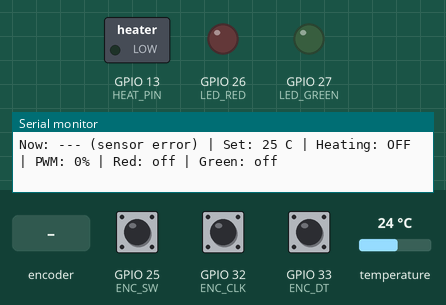
The sketch below on a simulated ESP32. Shown: switched loads named in the sketch (green lamp = pin HIGH), output pins drawn as LEDs (lit = HIGH), the last lines printed to the serial monitor. Dashed ring = blinking. Inputs (shaded band) come from the test bench; at power-on: GPIO 25 (ENC_SW) HIGH, temperature 24 °C, GPIO 32 (ENC_CLK) HIGH, GPIO 33 (ENC_DT) HIGH.

Above: at 1.2 s.
1.3 s: GPIO 25 (ENC_SW) pulled LOW for 0.15 s
At 2.8 s:
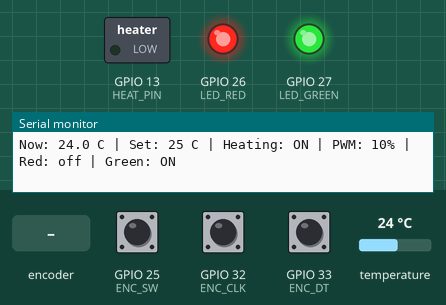
4.8 s: temperature set to 23.2 °C
8.3 s: temperature set to 22.1 °C
At 9.16 s:
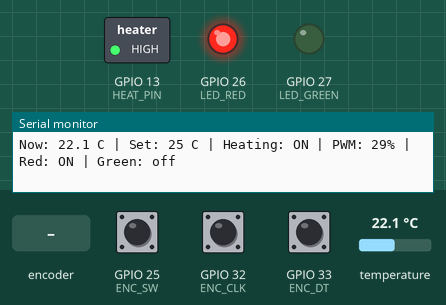
11.8 s: rotary encoder on GPIO 32 (ENC_CLK) / GPIO 33 (ENC_DT) turned 2 steps (second pin leading)
At 12.5 s:
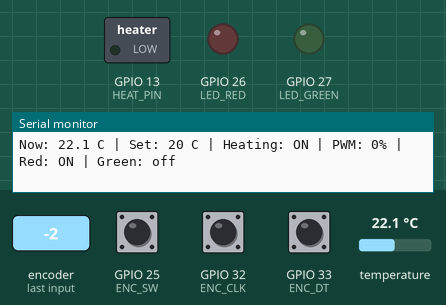
Timing chart, 0 to 14.8 s (numbered marks = the images above; inputs shaded):
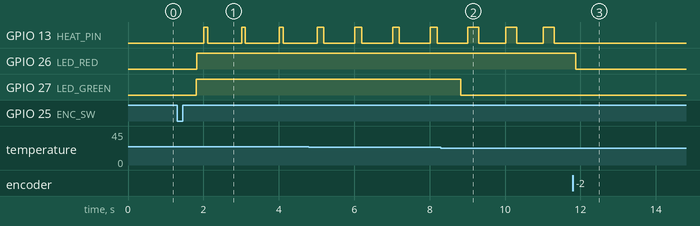

Measured:
- the behaviour switches between 22.5 and 22.4 °C on temperature (found by bisection; images 1 and 2)
- after the input at 1.3 s, GPIO 13 (HEAT_PIN): alternates HIGH for 0.10 s and LOW for 0.90 s, starting after 0.72 s; GPIO 26 (LED_RED): LOW → HIGH after 0.52 s; GPIO 27 (LED_GREEN): LOW → HIGH after 0.51 s
- after the input at 8.3 s, GPIO 27 (LED_GREEN): HIGH → LOW after 0.53 s
- after the input at 11.8 s, GPIO 13 (HEAT_PIN): stops changing and stays LOW; GPIO 26 (LED_RED): HIGH → LOW after 0.08 s

The sketch:

iwanttoeatsensor.ino
```cpp
#include <OneWire.h>                                // библиотека протокола 1-Wire
#include <DallasTemperature.h>                      // библиотека датчиков DS18B20

#define ENC_CLK        32                           // пин CLK энкодера (выход A)
#define ENC_DT         33                           // пин DT энкодера (выход B)
#define ENC_SW         25                           // пин SW энкодера (кнопка)
#define ENC_DIR        -1                           // направление вращения: если крутится не туда, поставь 1

#define ONE_WIRE_PIN   4                            // пин данных DS18B20 (с подтяжкой 4.7k к 3.3V)

#define LED_RED        26                           // пин красного светодиода (через резистор 330 Ω)
#define LED_GREEN      27                           // пин зелёного светодиода (через резистор 330 Ω)
#define HEAT_PIN       13                           // выход ШИМ для твердотельного реле (SSR)

#define TEMP_MIN       20                           // минимальная уставка температуры, °C (для теста; по заданию 120)
#define TEMP_MAX       35                           // максимальная уставка температуры, °C (для теста; по заданию 220)
#define TEMP_STEP      5                            // шаг изменения уставки, °C
#define TEMP_START     25                           // стартовая уставка при включении, °C (для теста; по заданию 150)
#define TEMP_TOL       2.0                          // допуск «температура в норме», °C (для теста ±2; по заданию ±5)
#define TEMP_HYST      0.5                          // гистерезис зелёного, °C (чтобы светодиод не мигал на границе)

#define PWM_GAIN       10.0                         // мощность в % на каждый градус ошибки (для теста 10; по заданию 2.0)
#define PWM_PERIOD_MS  1000                         // период медленного ШИМ для SSR, мс (окно 1 секунда)

OneWire oneWire(ONE_WIRE_PIN);                      // объект шины 1-Wire на выбранном пине
DallasTemperature sensors(&oneWire);                // объект работы с датчиками температуры

int setPoint = TEMP_START;                          // текущая заданная температура, °C
bool heatingOn = false;                             // нагрев включён или нет (после старта всегда выключен)
float currentTemp = 0.0;                            // последняя измеренная температура, °C
bool sensorOk = false;                              // true, если датчик отвечает и значение корректное
bool redOn = false;                                 // состояние красного светодиода (идёт нагрев)
bool greenOn = false;                               // состояние зелёного светодиода (температура в норме)
float dutyPercent = 0.0;                            // текущая мощность нагрева, 0..100 %
bool heatPinState = false;                          // текущее состояние выхода ШИМ (включён или выключен)
unsigned long pwmWindowStart = 0;                   // время начала текущего окна ШИМ

const int8_t encTable[16] = {0, 1, -1, 0, -1, 0, 0, 1, 1, 0, 0, -1, 0, -1, 1, 0}; // таблица декодирования квадратурного сигнала
uint8_t encState = 0;                               // предыдущее и текущее состояние пинов CLK и DT
int8_t encAccum = 0;                                // накопитель шагов (на один щелчок приходится 4 шага)

void printStatus() {                                // вывод текущего состояния в монитор порта
  if (sensorOk) {                                   // если датчик работает
    Serial.printf("Now: %.1f C | Set: %d C | Heating: %s | PWM: %.0f%% | Red: %s | Green: %s\n", currentTemp, setPoint, heatingOn ? "ON" : "OFF", dutyPercent, redOn ? "ON" : "off", greenOn ? "ON" : "off"); // температура, уставка, нагрев, мощность, светодиоды
  } else {                                          // если датчик не отвечает
    Serial.printf("Now: --- (sensor error) | Set: %d C | Heating: %s | PWM: %.0f%% | Red: %s | Green: %s\n", setPoint, heatingOn ? "ON" : "OFF", dutyPercent, redOn ? "ON" : "off", greenOn ? "ON" : "off"); // ошибка датчика вместо температуры
  }
}

void computeDuty() {                                // расчёт мощности нагрева по ошибке температуры
  if (!heatingOn || !sensorOk) {                    // если нагрев выключен или датчик не отвечает
    dutyPercent = 0.0;                              // мощность ноль (безопасность)
    return;                                         // дальше считать нечего
  }
  float err = setPoint - currentTemp;               // ошибка: сколько градусов не хватает до уставки
  float d = err * PWM_GAIN;                         // мощность пропорциональна ошибке
  if (d < 0.0) d = 0.0;                             // выше уставки нагрев не включаем
  if (d > 100.0) d = 100.0;                         // больше 100 % быть не может
  dutyPercent = d;                                  // запоминаем рассчитанную мощность
}

void updatePwm() {                                  // формирование медленного ШИМ на выходе, вызывается в каждом проходе loop
  unsigned long now = millis();                     // текущее время
  if (now - pwmWindowStart >= PWM_PERIOD_MS) {      // если окно ШИМ закончилось
    pwmWindowStart += PWM_PERIOD_MS;                // начинаем следующее окно
  }
  unsigned long onTime = (unsigned long)(dutyPercent * PWM_PERIOD_MS / 100.0); // сколько мс из окна выход включён
  bool on = (now - pwmWindowStart) < onTime;        // выход включён, пока не прошло onTime от начала окна

  if (on != heatPinState) {                         // если состояние выхода нужно сменить
    heatPinState = on;                              // запоминаем новое состояние
    digitalWrite(HEAT_PIN, on ? HIGH : LOW);        // подаём или снимаем сигнал на SSR
  }

  bool red = (dutyPercent > 0.0);                   // красный горит непрерывно, пока мощность нагрева больше нуля
  if (red != redOn) {                               // если состояние красного нужно сменить
    redOn = red;                                    // запоминаем новое состояние
    digitalWrite(LED_RED, redOn ? HIGH : LOW);      // включаем или гасим красный светодиод
  }
}

void updateLeds() {                                 // управление зелёным светодиодом (температура в норме)
  static bool inBand = false;                       // запоминаем, находимся ли мы сейчас в зоне «температура в норме»
  bool green = false;                               // по умолчанию зелёный погашен

  if (heatingOn && sensorOk) {                      // зелёный работает, только если нагрев включён и датчик исправен
    float diff = currentTemp - setPoint;            // отклонение от уставки: минус = холоднее, плюс = горячее
    if (inBand) {                                   // если уже были в норме
      inBand = fabs(diff) <= TEMP_TOL + TEMP_HYST;  // выходим из нормы только за пределами допуска + гистерезис
    } else {                                        // если не были в норме
      inBand = fabs(diff) <= TEMP_TOL;              // входим в норму, когда отклонение в пределах допуска
    }
    green = inBand;                                 // зелёный горит, пока температура в норме
  } else {                                          // нагрев выключен или датчик не отвечает
    inBand = false;                                 // сбрасываем состояние «в норме»
  }

  if (green != greenOn) {                           // если состояние зелёного изменилось
    greenOn = green;                                // запоминаем новое состояние
    digitalWrite(LED_GREEN, greenOn ? HIGH : LOW);  // включаем или гасим зелёный светодиод
    printStatus();                                  // печатаем состояние при смене зелёного
  }
}

void updateSensor() {                               // неблокирующее чтение температуры, вызывается в каждом проходе loop
  static unsigned long lastRequest = 0;             // время последнего запроса измерения
  static bool pending = false;                      // true, пока идёт измерение (датчик считает до 750 мс)

  if (!pending && millis() - lastRequest >= 1000) { // если не ждём результат и прошла секунда с прошлого запроса
    sensors.requestTemperatures();                  // запускаем новое измерение
    lastRequest = millis();                         // запоминаем время запроса
    pending = true;                                 // отмечаем, что ждём результат
  } else if (pending && millis() - lastRequest >= 800) { // если ждём и прошло 800 мс (измерение готово)
    float t = sensors.getTempCByIndex(0);           // читаем температуру первого датчика на шине
    pending = false;                                // измерение прочитано, больше не ждём
    if (t == DEVICE_DISCONNECTED_C || t == 85.0) {  // -127 = датчик не найден, 85.0 = ошибка питания/запуска датчика
      sensorOk = false;                             // отмечаем, что датчик не отвечает
    } else {                                        // значение корректное
      sensorOk = true;                              // отмечаем, что датчик работает
      currentTemp = t;                              // запоминаем температуру
    }
    computeDuty();                                  // пересчитываем мощность нагрева по новой температуре
    updateLeds();                                   // пересчитываем зелёный светодиод
    printStatus();                                  // выводим состояние в монитор порта раз в секунду
  }
}

void updateEncoder() {                              // чтение вращения энкодера, вызывается в каждом проходе loop
  encState = ((encState << 2) | (digitalRead(ENC_CLK) << 1) | digitalRead(ENC_DT)) & 0x0F; // сдвигаем старое состояние и добавляем новое
  encAccum += encTable[encState];                   // добавляем шаг +1, -1 или 0 по таблице

  if (encAccum >= 4 || encAccum <= -4) {            // накопился полный щелчок (4 шага)
    int dir = (encAccum > 0 ? 1 : -1) * ENC_DIR;    // направление: +1 вправо, -1 влево (с учётом ENC_DIR)
    encAccum = 0;                                   // обнуляем накопитель для следующего щелчка

    int newSet = setPoint + dir * TEMP_STEP;        // вычисляем новую уставку
    if (newSet < TEMP_MIN) newSet = TEMP_MIN;       // не даём уйти ниже минимума
    if (newSet > TEMP_MAX) newSet = TEMP_MAX;       // не даём уйти выше максимума

    if (newSet != setPoint) {                       // если уставка реально изменилась
      setPoint = newSet;                            // запоминаем новую уставку
      computeDuty();                                // сразу пересчитываем мощность под новую уставку
      updateLeds();                                 // сразу пересчитываем зелёный светодиод
      printStatus();                                // выводим состояние в монитор порта
    }
  }
}

void updateButton() {                               // чтение кнопки энкодера с антидребезгом
  static int lastReading = HIGH;                    // последнее прочитанное значение пина (HIGH = не нажата)
  static int stableState = HIGH;                    // устойчивое состояние кнопки после антидребезга
  static unsigned long lastChange = 0;              // время последнего изменения значения пина

  int reading = digitalRead(ENC_SW);                // читаем текущее значение пина кнопки
  if (reading != lastReading) {                     // если значение изменилось
    lastChange = millis();                          // запоминаем время изменения
    lastReading = reading;                          // запоминаем новое значение
  }

  if (millis() - lastChange > 30 && reading != stableState) { // значение держится дольше 30 мс и отличается от устойчивого
    stableState = reading;                          // принимаем новое устойчивое состояние
    if (stableState == LOW) {                       // LOW означает, что кнопку нажали
      heatingOn = !heatingOn;                       // переключаем нагрев: вкл ↔ выкл
      computeDuty();                                // сразу пересчитываем мощность (при выключении станет 0)
      updateLeds();                                 // сразу обновляем зелёный светодиод
      printStatus();                                // выводим состояние в монитор порта
    }
  }
}

void setup() {                                      // выполняется один раз при старте
  Serial.begin(115200);                             // запускаем монитор порта
  pinMode(ENC_CLK, INPUT_PULLUP);                   // CLK как вход с подтяжкой к питанию
  pinMode(ENC_DT, INPUT_PULLUP);                    // DT как вход с подтяжкой к питанию
  pinMode(ENC_SW, INPUT_PULLUP);                    // SW как вход с подтяжкой к питанию
  encState = ((digitalRead(ENC_CLK) << 1) | digitalRead(ENC_DT)) & 0x0F; // запоминаем начальное состояние энкодера

  pinMode(LED_RED, OUTPUT);                         // пин красного светодиода как выход
  pinMode(LED_GREEN, OUTPUT);                       // пин зелёного светодиода как выход
  pinMode(HEAT_PIN, OUTPUT);                        // пин выхода ШИМ для SSR как выход
  digitalWrite(LED_RED, LOW);                       // красный выключен при старте
  digitalWrite(LED_GREEN, LOW);                     // зелёный выключен при старте
  digitalWrite(HEAT_PIN, LOW);                      // выход ШИМ выключен при старте (нагрев всегда стартует выключенным)

  sensors.begin();                                  // запускаем работу с датчиком DS18B20
  sensors.setResolution(12);                        // разрешение 12 бит (шаг 0.0625 °C, измерение до 750 мс)
  sensors.setWaitForConversion(false);              // не блокируем программу на время измерения
  Serial.printf("DS18B20 sensors found: %d\n", sensors.getDeviceCount()); // сколько датчиков нашли на шине (должен быть 1)

  pwmWindowStart = millis();                        // начинаем первое окно ШИМ
  Serial.println("Teppanyaki controller: encoder + sensor + LEDs + PWM"); // заголовок в монитор порта
  printStatus();                                    // печатаем стартовое состояние
}

void loop() {                                       // основной цикл
  updateSensor();                                   // проверяем, не пора ли измерить или прочитать температуру
  updateEncoder();                                  // проверяем вращение энкодера
  updateButton();                                   // проверяем нажатие кнопки
  updatePwm();                                      // формируем ШИМ на выходе и управляем красным светодиодом
}
```
